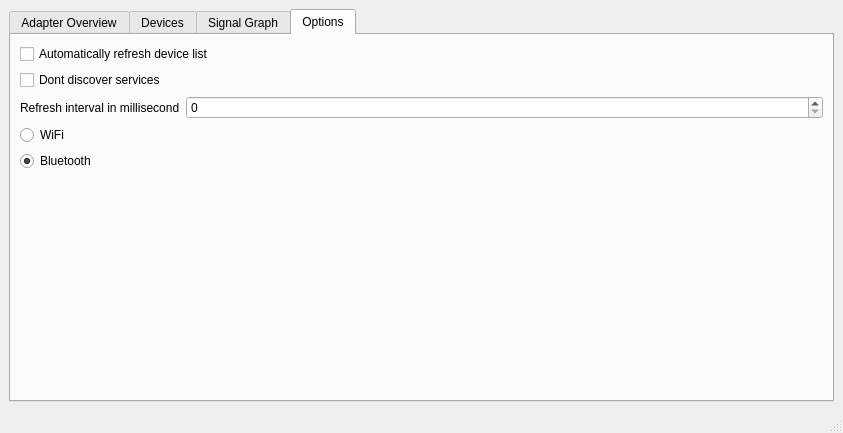
<?xml version="1.0" encoding="UTF-8"?>
<ui version="4.0">
 <class>MainWindow</class>
 <widget class="QMainWindow" name="MainWindow">
  <property name="geometry">
   <rect>
    <x>0</x>
    <y>0</y>
    <width>843</width>
    <height>433</height>
   </rect>
  </property>
  <property name="windowTitle">
   <string>MainWindow</string>
  </property>
  <widget class="QWidget" name="centralwidget">
   <layout class="QVBoxLayout" name="verticalLayout">
    <item>
     <widget class="QTabWidget" name="tabWidget">
      <property name="currentIndex">
       <number>3</number>
      </property>
      <widget class="QWidget" name="adapterTab">
       <attribute name="title">
        <string>Adapter Overview</string>
       </attribute>
       <layout class="QHBoxLayout" name="horizontalLayout">
        <item>
         <widget class="QTableWidget" name="adapterTable">
          <attribute name="horizontalHeaderDefaultSectionSize">
           <number>200</number>
          </attribute>
          <attribute name="horizontalHeaderStretchLastSection">
           <bool>false</bool>
          </attribute>
          <attribute name="verticalHeaderVisible">
           <bool>false</bool>
          </attribute>
          <row>
           <property name="text">
            <string/>
           </property>
          </row>
          <row>
           <property name="text">
            <string/>
           </property>
          </row>
          <row>
           <property name="text">
            <string/>
           </property>
          </row>
          <row>
           <property name="text">
            <string/>
           </property>
          </row>
          <row>
           <property name="text">
            <string/>
           </property>
          </row>
          <row>
           <property name="text">
            <string/>
           </property>
          </row>
          <row>
           <property name="text">
            <string/>
           </property>
          </row>
          <column>
           <property name="text">
            <string>Property</string>
           </property>
          </column>
          <column>
           <property name="text">
            <string>Value</string>
           </property>
          </column>
          <item row="0" column="0">
           <property name="text">
            <string>Vendor</string>
           </property>
           <property name="flags">
            <set>ItemIsDragEnabled|ItemIsUserCheckable|ItemIsEnabled</set>
           </property>
          </item>
          <item row="1" column="0">
           <property name="text">
            <string>MAC Address</string>
           </property>
           <property name="flags">
            <set>ItemIsDragEnabled|ItemIsUserCheckable|ItemIsEnabled</set>
           </property>
          </item>
          <item row="2" column="0">
           <property name="text">
            <string>API</string>
           </property>
           <property name="flags">
            <set>ItemIsDragEnabled|ItemIsUserCheckable|ItemIsEnabled</set>
           </property>
          </item>
          <item row="3" column="0">
           <property name="text">
            <string>Revision</string>
           </property>
           <property name="flags">
            <set>ItemIsDragEnabled|ItemIsUserCheckable|ItemIsEnabled</set>
           </property>
          </item>
          <item row="4" column="0">
           <property name="text">
            <string>Services</string>
           </property>
           <property name="flags">
            <set>ItemIsDragEnabled|ItemIsUserCheckable|ItemIsEnabled</set>
           </property>
          </item>
          <item row="5" column="0">
           <property name="text">
            <string>Class</string>
           </property>
           <property name="flags">
            <set>ItemIsDragEnabled|ItemIsUserCheckable|ItemIsEnabled</set>
           </property>
          </item>
          <item row="6" column="0">
           <property name="text">
            <string>Manufacturer</string>
           </property>
          </item>
         </widget>
        </item>
       </layout>
      </widget>
      <widget class="QWidget" name="devicesTab">
       <attribute name="title">
        <string>Devices</string>
       </attribute>
       <layout class="QVBoxLayout" name="verticalLayout_3">
        <item>
         <widget class="QTableWidget" name="bluetoothTable">
          <attribute name="horizontalHeaderCascadingSectionResizes">
           <bool>false</bool>
          </attribute>
          <attribute name="horizontalHeaderDefaultSectionSize">
           <number>110</number>
          </attribute>
          <attribute name="horizontalHeaderStretchLastSection">
           <bool>true</bool>
          </attribute>
          <column>
           <property name="text">
            <string>Device</string>
           </property>
          </column>
          <column>
           <property name="text">
            <string>MAC Address</string>
           </property>
          </column>
          <column>
           <property name="text">
            <string>Manufacturer</string>
           </property>
          </column>
          <column>
           <property name="text">
            <string>Signal Strength</string>
           </property>
          </column>
          <column>
           <property name="text">
            <string>Class</string>
           </property>
          </column>
          <column>
           <property name="text">
            <string>Services</string>
           </property>
          </column>
          <column>
           <property name="text">
            <string>Details</string>
           </property>
          </column>
         </widget>
        </item>
        <item>
         <widget class="QTableWidget" name="wifiTable">
          <column>
           <property name="text">
            <string>Name</string>
           </property>
          </column>
          <column>
           <property name="text">
            <string>MAC Address</string>
           </property>
          </column>
          <column>
           <property name="text">
            <string>RSSI</string>
           </property>
          </column>
          <column>
           <property name="text">
            <string>Frequency</string>
           </property>
          </column>
          <column>
           <property name="text">
            <string>Quality</string>
           </property>
          </column>
          <column>
           <property name="text">
            <string>Encryption Type</string>
           </property>
          </column>
          <column>
           <property name="text">
            <string>Mode of Device</string>
           </property>
          </column>
          <column>
           <property name="text">
            <string>Channel</string>
           </property>
          </column>
         </widget>
        </item>
       </layout>
      </widget>
      <widget class="QWidget" name="graphTab">
       <attribute name="title">
        <string>Signal Graph</string>
       </attribute>
      </widget>
      <widget class="QWidget" name="optionsTab">
       <attribute name="title">
        <string>Options</string>
       </attribute>
       <layout class="QVBoxLayout" name="verticalLayout_5">
        <item>
         <layout class="QVBoxLayout" name="verticalLayout_4">
          <item>
           <widget class="QCheckBox" name="refreshDeviceCheckBox">
            <property name="text">
             <string>Automatically refresh device list</string>
            </property>
           </widget>
          </item>
          <item>
           <widget class="QCheckBox" name="discoverDeviceCheckBox">
            <property name="text">
             <string>Dont discover services</string>
            </property>
           </widget>
          </item>
          <item>
           <layout class="QFormLayout" name="formLayout">
            <item row="0" column="0">
             <widget class="QLabel" name="label_2">
              <property name="text">
               <string>Refresh interval in millisecond</string>
              </property>
             </widget>
            </item>
            <item row="0" column="1">
             <widget class="QSpinBox" name="refreshIntervalspinBox"/>
            </item>
            <item row="1" column="0">
             <widget class="QRadioButton" name="wifiRadioButton">
              <property name="text">
               <string>WiFi</string>
              </property>
              <property name="checkable">
               <bool>true</bool>
              </property>
              <property name="checked">
               <bool>false</bool>
              </property>
             </widget>
            </item>
            <item row="2" column="0">
             <widget class="QRadioButton" name="bluetoothRadioButton">
              <property name="text">
               <string>Bluetooth</string>
              </property>
              <property name="checked">
               <bool>true</bool>
              </property>
              <property name="autoExclusive">
               <bool>false</bool>
              </property>
             </widget>
            </item>
           </layout>
          </item>
         </layout>
        </item>
       </layout>
      </widget>
     </widget>
    </item>
   </layout>
  </widget>
  <widget class="QMenuBar" name="menubar">
   <property name="geometry">
    <rect>
     <x>0</x>
     <y>0</y>
     <width>843</width>
     <height>23</height>
    </rect>
   </property>
  </widget>
  <widget class="QStatusBar" name="statusbar"/>
 </widget>
 <resources/>
 <connections/>
</ui>
